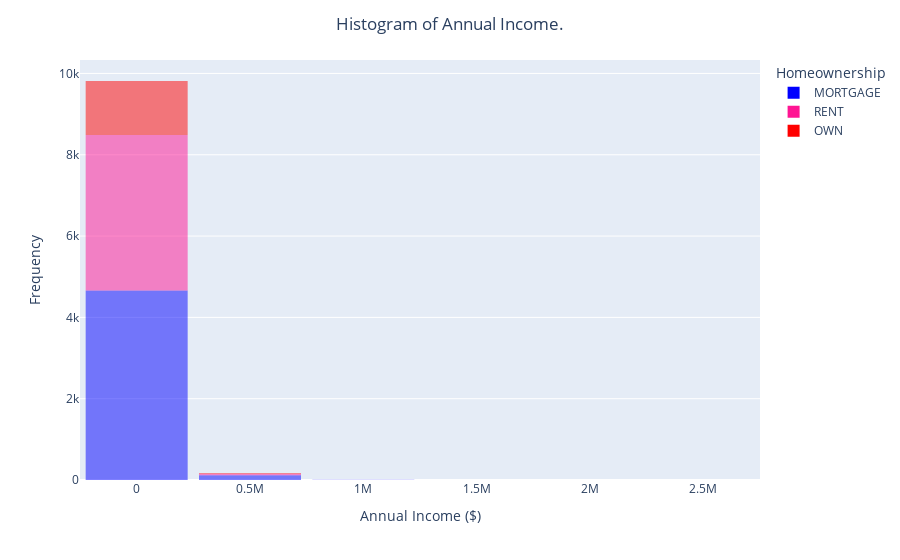

The notebook cell saved with this chart:
### Markdown cell above
**Problem 2** Try to make your own bar plot of one of the other categorical columns. Add some categorical fill or facets. See how fancy you can make your graph. Make sure it is also still really informative.

### Code cell
fig = px.histogram(DF,
                   nbins=9,
                   x='annual_income',
                   color='homeownership',
                   opacity=0.5,
                   color_discrete_map={'MORTGAGE': 'blue', 
                                       'RENT': 'deeppink', 
                                       'OWN': 'red'},
                   
                   )

fig.update_layout(bargap=0.1,
                  title='Histogram of Annual Income.',
                  title_x=0.5,
                  xaxis_title="Annual Income ($)",
                  yaxis_title="Frequency",
                  legend_title="Homeownership")
                 
fig.show()

### Figure 1 — Plotly figure (JSON) as saved in the notebook; plotly's stock layout.template omitted (floating-point values rounded to 4 significant figures; data arrays with more than 128 entries replaced by an {"elided": "..."} marker saying what was removed)
{"data": [{"bingroup": "x", "hovertemplate": "homeownership=MORTGAGE<br>annual_income=%{x}<br>count=%{y}<extra></extra>", "legendgroup": "MORTGAGE", "marker": {"color": "blue", "opacity": 0.5, "pattern": {"shape": ""}}, "name": "MORTGAGE", "nbinsx": 9, "orientation": "v", "showlegend": true, "type": "histogram", "x": {"elided": "4789 float values"}, "xaxis": "x", "yaxis": "y"}, {"bingroup": "x", "hovertemplate": "homeownership=RENT<br>annual_income=%{x}<br>count=%{y}<extra></extra>", "legendgroup": "RENT", "marker": {"color": "deeppink", "opacity": 0.5, "pattern": {"shape": ""}}, "name": "RENT", "nbinsx": 9, "orientation": "v", "showlegend": true, "type": "histogram", "x": {"elided": "3858 float values"}, "xaxis": "x", "yaxis": "y"}, {"bingroup": "x", "hovertemplate": "homeownership=OWN<br>annual_income=%{x}<br>count=%{y}<extra></extra>", "legendgroup": "OWN", "marker": {"color": "red", "opacity": 0.5, "pattern": {"shape": ""}}, "name": "OWN", "nbinsx": 9, "orientation": "v", "showlegend": true, "type": "histogram", "x": {"elided": "1353 float values"}, "xaxis": "x", "yaxis": "y"}], "layout": {"bargap": 0.1, "barmode": "relative", "legend": {"title": {"text": "Homeownership"}, "tracegroupgap": 0}, "margin": {"t": 60}, "title": {"text": "Histogram of Annual Income.", "x": 0.5}, "xaxis": {"anchor": "y", "domain": [0, 1], "title": {"text": "Annual Income ($)"}}, "yaxis": {"anchor": "x", "domain": [0, 1], "title": {"text": "Frequency"}}}}
